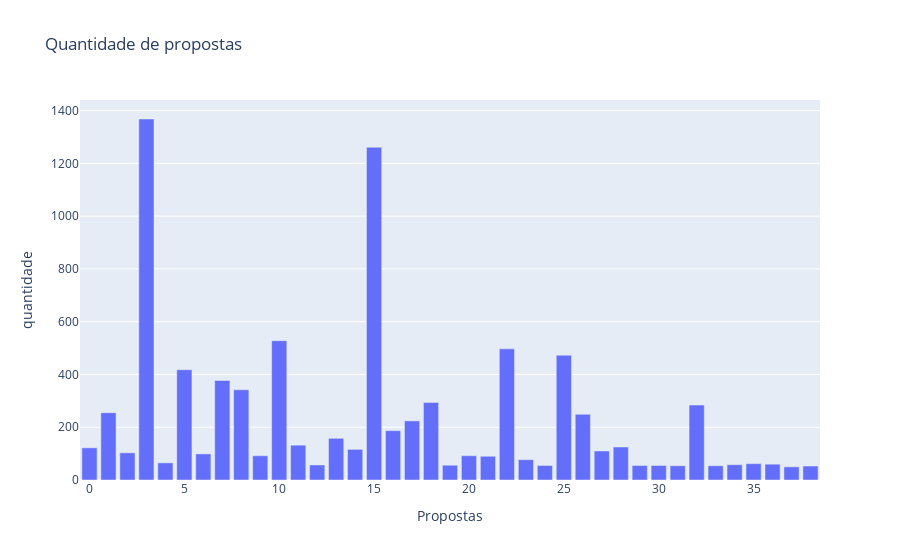

Source (notebook cell):
### Code cell
fig = go.Figure([go.Bar(x=y.value_counts().index, y=y.value_counts().tolist())])
fig.update_layout(
    title="Quantidade de propostas",
    xaxis_title="Propostas",
    yaxis_title="quantidade")
fig.show()

### Figure 1 — Plotly figure (JSON) as saved in the notebook; plotly's stock layout.template omitted (floating-point values rounded to 4 significant figures)
{"data": [{"type": "bar", "x": [3, 15, 10, 22, 25, 5, 7, 8, 18, 32, 1, 26, 17, 16, 13, 11, 28, 0, 14, 27, 2, 6, 9, 20, 21, 23, 4, 35, 36, 34, 12, 19, 30, 24, 29, 33, 31, 38, 37], "y": [1368, 1261, 528, 497, 473, 418, 377, 342, 294, 284, 255, 249, 224, 187, 158, 132, 125, 122, 116, 110, 103, 99, 92, 92, 90, 77, 65, 62, 60, 58, 57, 56, 55, 55, 55, 54, 54, 53, 50]}], "layout": {"title": {"text": "Quantidade de propostas"}, "xaxis": {"title": {"text": "Propostas"}}, "yaxis": {"title": {"text": "quantidade"}}}}
